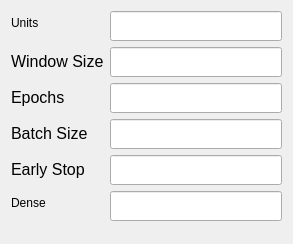
                          <widget class="QWidget" name="scrollAreaWidgetContents_3">
                           <property name="geometry">
                            <rect>
                             <x>0</x>
                             <y>0</y>
                             <width>293</width>
                             <height>244</height>
                            </rect>
                           </property>
                           <layout class="QFormLayout" name="formLayout_8">
                            <item row="0" column="0">
                             <widget class="QLabel" name="label_19">
                              <property name="maximumSize">
                               <size>
                                <width>16777215</width>
                                <height>30</height>
                               </size>
                              </property>
                              <property name="toolTip">
                               <string>&lt;html&gt;&lt;head/&gt;&lt;body&gt;&lt;p&gt;Vector Demension&lt;/p&gt;&lt;p&gt;값이 클수록 학습량이 커지고, 정확도가 올라갑니다.&lt;/p&gt;&lt;p&gt;하지만, 너무 클 경우 정확도가 떨어질 수 있습니다. (Overfitting)&lt;/p&gt;&lt;p&gt;ex) 16, 32, 64 ...&lt;/p&gt;&lt;/body&gt;&lt;/html&gt;</string>
                              </property>
                              <property name="styleSheet">
                               <string notr="true">font: 12pt &quot;굴림&quot;;</string>
                              </property>
                              <property name="text">
                               <string>&lt;html&gt;&lt;head/&gt;&lt;body&gt;&lt;p&gt;Units&lt;/p&gt;&lt;/body&gt;&lt;/html&gt;</string>
                              </property>
                             </widget>
                            </item>
                            <item row="0" column="1">
                             <widget class="QLineEdit" name="ModelSize_lineText">
                              <property name="minimumSize">
                               <size>
                                <width>0</width>
                                <height>30</height>
                               </size>
                              </property>
                              <property name="maximumSize">
                               <size>
                                <width>16777215</width>
                                <height>30</height>
                               </size>
                              </property>
                              <property name="toolTip">
                               <string>&lt;html&gt;&lt;head/&gt;&lt;body&gt;&lt;p&gt;Vector Demension&lt;/p&gt;&lt;p&gt;값이 클수록 학습량이 커지고, 정확도가 올라갑니다.&lt;/p&gt;&lt;p&gt;하지만, 너무 클 경우 정확도가 떨어질 수 있습니다. (Overfitting)&lt;/p&gt;&lt;p&gt;ex) 16, 32, 64 ...&lt;/p&gt;&lt;/body&gt;&lt;/html&gt;</string>
                              </property>
                              <property name="styleSheet">
                               <string notr="true">font: 12pt &quot;굴림&quot;;</string>
                              </property>
                             </widget>
                            </item>
                            <item row="1" column="0">
                             <widget class="QLabel" name="label_23">
                              <property name="maximumSize">
                               <size>
                                <width>16777215</width>
                                <height>30</height>
                               </size>
                              </property>
                              <property name="toolTip">
                               <string>&lt;html&gt;&lt;head/&gt;&lt;body&gt;&lt;p&gt;얼마동안(기간)의 주가 데이터에 기반하여 Dense일 만큼의 종가를 예측할 것인지 설정합니다.&lt;/p&gt;&lt;p&gt;Window size가 작을 수록 학습 속도가 빨라집니다.&lt;/p&gt;&lt;/body&gt;&lt;/html&gt;</string>
                              </property>
                              <property name="styleSheet">
                               <string notr="true">font: 12pt &quot;굴림&quot;;</string>
                              </property>
                              <property name="text">
                               <string>&lt;html&gt;&lt;head/&gt;&lt;body&gt;&lt;p&gt;&lt;span style=&quot; font-size:12pt;&quot;&gt;Window Size&lt;/span&gt;&lt;/p&gt;&lt;/body&gt;&lt;/html&gt;</string>
                              </property>
                             </widget>
                            </item>
                            <item row="1" column="1">
                             <widget class="QLineEdit" name="WindowSize_lineText">
                              <property name="minimumSize">
                               <size>
                                <width>0</width>
                                <height>30</height>
                               </size>
                              </property>
                              <property name="maximumSize">
                               <size>
                                <width>16777215</width>
                                <height>30</height>
                               </size>
                              </property>
                              <property name="toolTip">
                               <string>&lt;html&gt;&lt;head/&gt;&lt;body&gt;&lt;p&gt;얼마동안(기간)의 주가 데이터에 기반하여 Dense일 만큼의 종가를 예측할 것인지 설정합니다.&lt;/p&gt;&lt;p&gt;Window size가 작을 수록 학습 속도가 빨라집니다.&lt;/p&gt;&lt;/body&gt;&lt;/html&gt;</string>
                              </property>
                              <property name="styleSheet">
                               <string notr="true">font: 12pt &quot;굴림&quot;;</string>
                              </property>
                             </widget>
                            </item>
                            <item row="2" column="0">
                             <widget class="QLabel" name="label_18">
                              <property name="maximumSize">
                               <size>
                                <width>16777215</width>
                                <height>30</height>
                               </size>
                              </property>
                              <property name="toolTip">
                               <string>&lt;html&gt;&lt;head/&gt;&lt;body&gt;&lt;p&gt;Deep Learning 학습 횟수&lt;/p&gt;&lt;p&gt;많아질수록 학습량이 늘어납니다.&lt;/p&gt;&lt;/body&gt;&lt;/html&gt;</string>
                              </property>
                              <property name="styleSheet">
                               <string notr="true">font: 12pt &quot;굴림&quot;;</string>
                              </property>
                              <property name="text">
                               <string>&lt;html&gt;&lt;head/&gt;&lt;body&gt;&lt;p&gt;&lt;span style=&quot; font-size:12pt;&quot;&gt;Epochs&lt;/span&gt;&lt;/p&gt;&lt;/body&gt;&lt;/html&gt;</string>
                              </property>
                             </widget>
                            </item>
                            <item row="2" column="1">
                             <widget class="QLineEdit" name="Epochs_linetext">
                              <property name="minimumSize">
                               <size>
                                <width>0</width>
                                <height>30</height>
                               </size>
                              </property>
                              <property name="maximumSize">
                               <size>
                                <width>16777215</width>
                                <height>30</height>
                               </size>
                              </property>
                              <property name="toolTip">
                               <string>&lt;html&gt;&lt;head/&gt;&lt;body&gt;&lt;p&gt;Deep Learning 학습 횟수&lt;/p&gt;&lt;p&gt;많아질수록 학습량이 늘어납니다.&lt;/p&gt;&lt;/body&gt;&lt;/html&gt;</string>
                              </property>
                              <property name="styleSheet">
                               <string notr="true">font: 12pt &quot;굴림&quot;;</string>
                              </property>
                             </widget>
                            </item>
                            <item row="3" column="0">
                             <widget class="QLabel" name="label_20">
                              <property name="maximumSize">
                               <size>
                                <width>16777215</width>
                                <height>30</height>
                               </size>
                              </property>
                              <property name="toolTip">
                               <string>&lt;html&gt;&lt;head/&gt;&lt;body&gt;&lt;p&gt;전체 데이터 셋을 Batch Size만큼 등분하여 학습합니다.&lt;/p&gt;&lt;p&gt;Batch Size가 클수록 학습 속도가 빨라집니다.&lt;/p&gt;&lt;/body&gt;&lt;/html&gt;</string>
                              </property>
                              <property name="styleSheet">
                               <string notr="true">font: 12pt &quot;굴림&quot;;</string>
                              </property>
                              <property name="text">
                               <string>&lt;html&gt;&lt;head/&gt;&lt;body&gt;&lt;p&gt;&lt;span style=&quot; font-size:12pt;&quot;&gt;Batch Size&lt;/span&gt;&lt;/p&gt;&lt;/body&gt;&lt;/html&gt;</string>
                              </property>
                             </widget>
                            </item>
                            <item row="3" column="1">
                             <widget class="QLineEdit" name="BatchSize_lineText">
                              <property name="minimumSize">
                               <size>
                                <width>0</width>
                                <height>30</height>
                               </size>
                              </property>
                              <property name="maximumSize">
                               <size>
                                <width>16777215</width>
                                <height>30</height>
                               </size>
                              </property>
                              <property name="toolTip">
                               <string>&lt;html&gt;&lt;head/&gt;&lt;body&gt;&lt;p&gt;전체 데이터 셋을 Batch Size만큼 등분하여 학습합니다.&lt;/p&gt;&lt;p&gt;Batch Size가 클수록 학습 속도가 빨라집니다.&lt;/p&gt;&lt;/body&gt;&lt;/html&gt;</string>
                              </property>
                              <property name="styleSheet">
                               <string notr="true">font: 12pt &quot;굴림&quot;;</string>
                              </property>
                             </widget>
                            </item>
                            <item row="4" column="0">
                             <widget class="QLabel" name="label_21">
                              <property name="maximumSize">
                               <size>
                                <width>16777215</width>
                                <height>30</height>
                               </size>
                              </property>
                              <property name="toolTip">
                               <string>&lt;html&gt;&lt;head/&gt;&lt;body&gt;&lt;p&gt;Loss가 Early Stop만큼 반복되면 Epochs만큼 학습하지 않아도 학습이 끝납니다.&lt;/p&gt;&lt;/body&gt;&lt;/html&gt;</string>
                              </property>
                              <property name="styleSheet">
                               <string notr="true">font: 12pt &quot;굴림&quot;;</string>
                              </property>
                              <property name="text">
                               <string>&lt;html&gt;&lt;head/&gt;&lt;body&gt;&lt;p&gt;&lt;span style=&quot; font-size:12pt;&quot;&gt;Early Stop&lt;/span&gt;&lt;/p&gt;&lt;/body&gt;&lt;/html&gt;</string>
                              </property>
                             </widget>
                            </item>
                            <item row="4" column="1">
                             <widget class="QLineEdit" name="Patience_lineText">
                              <property name="minimumSize">
                               <size>
                                <width>0</width>
                                <height>30</height>
                               </size>
                              </property>
                              <property name="maximumSize">
                               <size>
                                <width>16777215</width>
                                <height>30</height>
                               </size>
                              </property>
                              <property name="toolTip">
                               <string>&lt;html&gt;&lt;head/&gt;&lt;body&gt;&lt;p&gt;Loss가 Early Stop만큼 반복되면 Epochs만큼 학습하지 않아도 학습이 끝납니다.&lt;/p&gt;&lt;/body&gt;&lt;/html&gt;</string>
                              </property>
                              <property name="styleSheet">
                               <string notr="true">font: 12pt &quot;굴림&quot;;</string>
                              </property>
                             </widget>
                            </item>
                            <item row="5" column="0">
                             <widget class="QLabel" name="label_22">
                              <property name="maximumSize">
                               <size>
                                <width>16777215</width>
                                <height>30</height>
                               </size>
                              </property>
                              <property name="toolTip">
                               <string>&lt;html&gt;&lt;head/&gt;&lt;body&gt;&lt;p&gt;예측하고 싶은 일수를 입력합니다.&lt;/p&gt;&lt;p&gt;Dense가 커질수록 정확도가 떨어집니다.&lt;/p&gt;&lt;p&gt;30이하로 설정하기를 추천합니다.&lt;/p&gt;&lt;/body&gt;&lt;/html&gt;</string>
                              </property>
                              <property name="styleSheet">
                               <string notr="true">font: 12pt &quot;굴림&quot;;</string>
                              </property>
                              <property name="text">
                               <string>&lt;html&gt;&lt;head/&gt;&lt;body&gt;&lt;p&gt;Dense&lt;/p&gt;&lt;/body&gt;&lt;/html&gt;</string>
                              </property>
                             </widget>
                            </item>
                            <item row="5" column="1">
                             <widget class="QLineEdit" name="PredictSize_lineText">
                              <property name="minimumSize">
                               <size>
                                <width>0</width>
                                <height>30</height>
                               </size>
                              </property>
                              <property name="maximumSize">
                               <size>
                                <width>16777215</width>
                                <height>30</height>
                               </size>
                              </property>
                              <property name="toolTip">
                               <string>&lt;html&gt;&lt;head/&gt;&lt;body&gt;&lt;p&gt;예측하고 싶은 일수를 입력합니다.&lt;/p&gt;&lt;p&gt;Dense가 커질수록 정확도가 떨어집니다.&lt;/p&gt;&lt;p&gt;30이하로 설정하기를 추천합니다.&lt;/p&gt;&lt;/body&gt;&lt;/html&gt;</string>
                              </property>
                              <property name="styleSheet">
                               <string notr="true">font: 12pt &quot;굴림&quot;;</string>
                              </property>
                             </widget>
                            </item>
                           </layout>
                          </widget>
